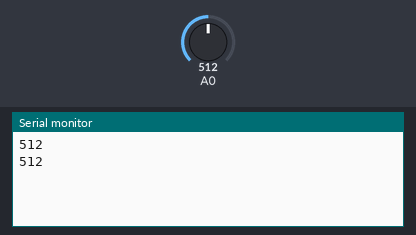
The sketch below on a simulated Arduino Uno, built with avr-gcc and run on an emulated ATmega328P. Shown: the last lines printed to the serial monitor. Inputs (shaded band) come from the test bench; at power-on: A0 = 512.

Above: at 1.8 s.
1.9 s: A0 set to 716
At 2.8 s:
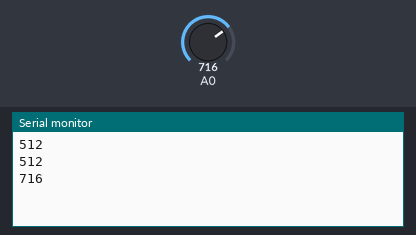
3.4 s: A0 set to 900
At 4.7 s:
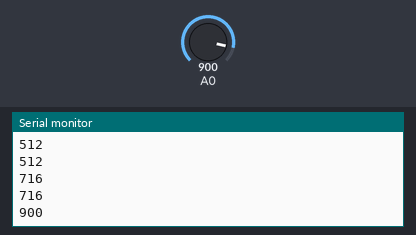
Timing chart, 0 to 6.4 s (numbered marks = the images above; inputs shaded):
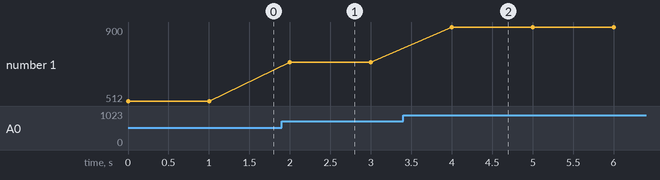

Measured:
- after the input at 1.9 s, the serial monitor: prints a new line after 0.10 s (image 1)
- after the input at 3.4 s, the serial monitor: prints a new line after 0.60 s (image 2)
- plotted number 1: 512 → 716 after the input at 1.9 s, 716 → 900 after the input at 3.4 s

The sketch:

voltmeter101-0.ino
```cpp
/*
 * Purpose: Using the analog-to-digital converter - raw AD output.
 * Board: Arduino UNO
 * IDE: 1.8.19
 *
 * Usage: open the serial monitor and turn the potentiometer connected to +5V, GND and A0.
 *
 * By: Clemens Valens
 * Date: 5/9/2022
 */

void setup(void)
{
  Serial.begin(115200);
}

void loop(void)
{
  int Vin = analogRead(A0);
  Serial.println(Vin);
  delay(1000);
}
```
